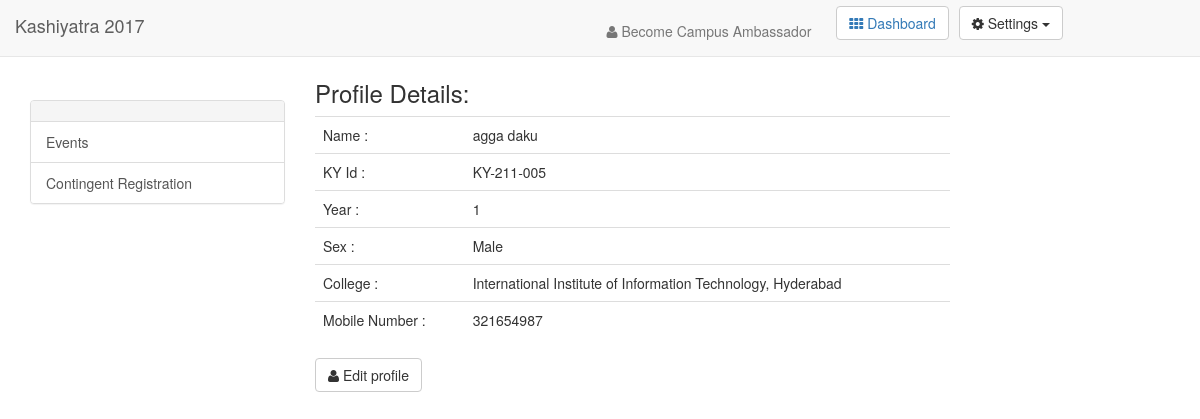
Screenshot of /profile/ (signed in) with the database file from the repository.
### KYusers/models.py (models this page shows, shortened)
class KYProfile(models.Model):
    user = models.OneToOneField(User)
    sex = models.CharField(max_length=10, choices=sex_choices,null=True,blank=True)
    year = models.PositiveSmallIntegerField(choices=year_choices,null=True,blank=True)
    mobileNumber = models.BigIntegerField(null=True,blank=True)
    college = models.ForeignKey(College)
    referralCode = models.CharField(max_length=20, null=True,blank=True) #should be caId of some CA.
    is_ca = models.BooleanField(default=False)
    kyId = models.CharField(max_length=20,blank=True)
    due = models.PositiveIntegerField(null=True, blank=True)
    discount = models.PositiveIntegerField(null=True, blank=True)

class College(models.Model):
    collegeId = models.CharField(max_length=20,blank=True)
    collegeName = models.CharField(max_length=250)
    regCount = models.IntegerField(default=0)
    def __unicode__(self):
        return self.collegeName

### KYusers/views.py (the view, shortened to what this page needs)
# urls.py: url(r'^profile/$', ProfileView, name='profile'),
def ProfileView(request):
    template_name = 'profile.html'
    kyprofile = request.user.kyprofile
    if request.method == "GET":
        kydata = {
            'name':request.user.first_name,
            'mobileNumber': kyprofile.mobileNumber,
        }
        choosen = False
        try:
            if kyprofile.caprofile.isChoosen:
                choosen = True
        except Exception as e:
            pass
        context = {
            'choosen' : choosen,
        'kyprofile': kyprofile,
        'KyProfileEditForm':KyProfileEditForm(initial=kydata),
        }
        return render(request,template_name,context)

### KYusers/emailBackend.py (called while the page is built)
  def get_user(self, user_id):
    try:
      return User.objects.get(pk=user_id)
    except User.DoesNotExist:
      return None

### templates/profile.html (shortened to what this page needs)
<!DOCTYPE html>
<html lang="en">
    <head>
        <link rel="stylesheet" href="/static/css/bootstrap.css">
        <link rel="stylesheet" href="/static/css/font-awesome.min.css">
    </head>
  <body>
    <div class="row" style="width:100%;">
      <div class="container">
    <nav id="accordion" class="navbar navbar-default navbar-fixed-top">
                <div class="navbar-header">
                     <a href="/" class="navbar-brand">Kashiyatra 2017</a>
                </div>
                <div id="navbar" class="navbar-collapse collapse" >
                    <ul class="menu nav navbar-nav pull-right list-inline" style="margin-right:11%;margin-top:0.5%">
                      {% if choosen == False %}
                      <li>
                          <a href="/ca-register"><i class="fa fa-user"></i> Become Campus Ambassador</a>
                      </li>
                      {% endif %}
                      <li>
                        <button class="btn btn-default" type="button">
                            <a href="/dashboard">
                          <i class="fa fa-th"></i> Dashboard
                        </a>
                      </button>
                      </li>
                      <li>
                        <button class="btn btn-default dropdown-toggle" type="button" id="dropdownMenu1" data-toggle="dropdown" aria-haspopup="true" aria-expanded="true">
                          <i class="fa fa-cog"></i> Settings
                          <span class="caret"></span>
                        </button>
                    </li>
                    </ul>
                </div>
        </nav>
<br><br><br>
 <div class="col-md-3">
   <br><br>
       <div class="panel panel-default" id="task-panel">
         <div class="panel-heading"><strong></strong></div>
           <div class="list-group tasks">
            <a class="list-group-item " href="/events">
              Events
            </a>
                <a class="list-group-item " href="/contingent">
                  Contingent Registration      </a>
                </div>
       </div>
     </div>
       <div class="col-md-7" id="details-table">
              <table  class="table table-hover tabel-responsive">
                <h3>Profile Details:</h3>
                  <tr>
                    <td>Name :</td>
                    <td>{{request.user.first_name}}</td>
                  </tr>
                  <tr>
                      <tr>
                        <td>KY Id :</td>
                        <td>{{kyprofile.kyId}}</td>
                      </tr>
                    <tr>
                    <td>Year :</td>
                    <td>{{kyprofile.year}}</td>
                  </tr>
                  <tr>
                  <td>Sex :</td>
                  <td>{{kyprofile.sex}}</td>
                </tr>
                  <tr>
                    <td>College :</td>
                    <td>{{kyprofile.college}}</td>
                  </tr>
                  <tr>
                    <td>Mobile Number :</td>
                    <td>{{kyprofile.mobileNumber}}</td>
                  </tr>
              </table>
            <button id="edit-profile-btn" class="btn btn-default"><i class="fa fa-user"></i> Edit profile</button>
          </div>
       </div>
 </div>
</body>
</html>

### rows the page displays
KYProfile: kyId "KY-211-005", year "1", sex "Male", college "International Institute of Information Technology, Hyderabad", mobileNumber "321654987"

### other values shown
{{ request.user.first_name }} "agga daku"
